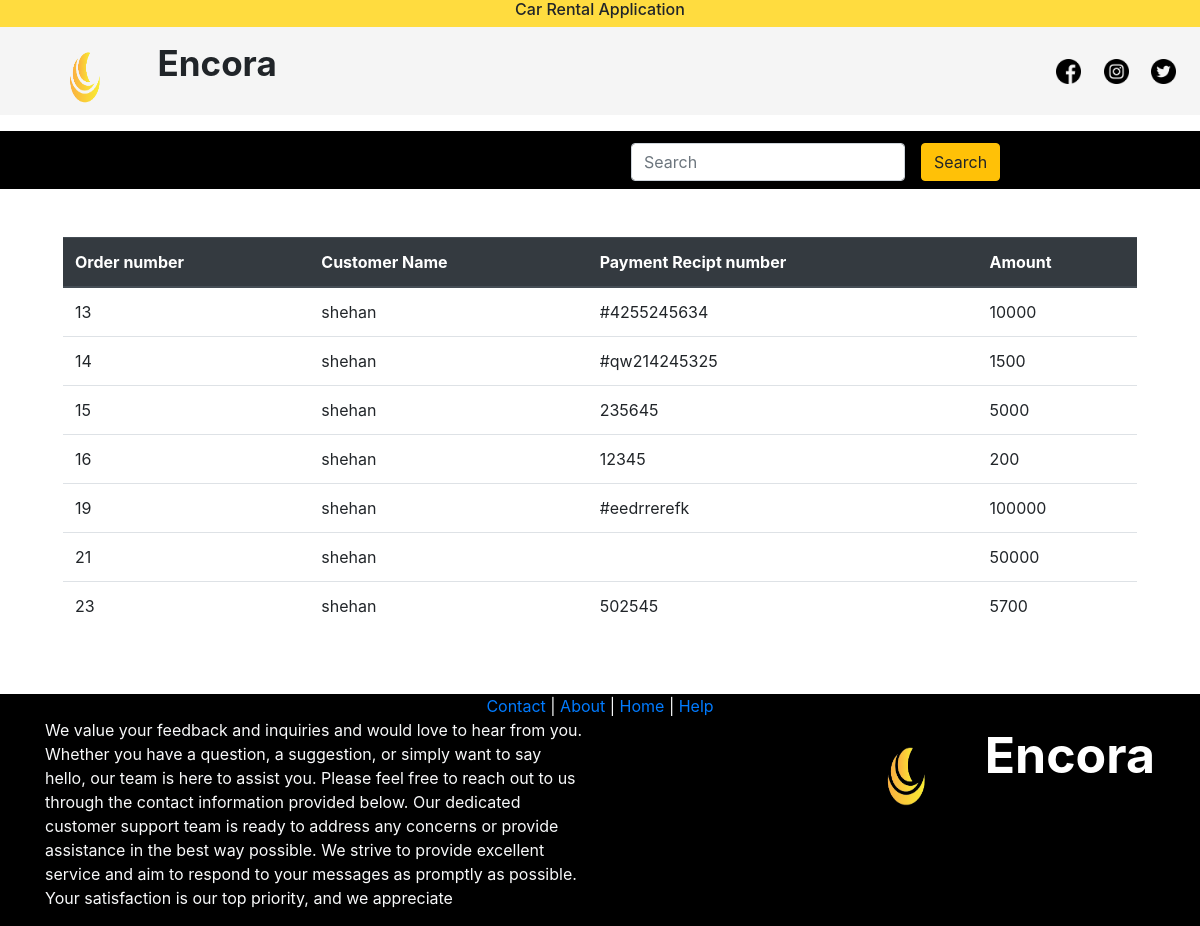
Page /manager/view-payment.php (signed in) on the committed database.
### tables this page shows
CREATE TABLE `booking` (
  `id` int NOT NULL AUTO_INCREMENT,
  `vehicle_id` int NOT NULL,
  `customer_id` int NOT NULL,
  `created_at` datetime DEFAULT NULL,
  `status` int DEFAULT NULL,
  `pickup_date` date DEFAULT NULL,
  `drop_off_date` date DEFAULT NULL,
  `duration_hour` int DEFAULT NULL,
  `current_location` varchar(60) DEFAULT NULL,
  `additional_info` varchar(3000) DEFAULT NULL,
  `payment_recipt_id` varchar(45) DEFAULT NULL,
  `value` double DEFAULT NULL,
  `trip_advisor_id` int DEFAULT NULL,
  PRIMARY KEY (`id`),
  KEY `fk_booking_vehicle1_idx` (`vehicle_id`),
  KEY `fk_booking_customer1_idx` (`customer_id`),
  KEY `fk_trip_advisor_id_idx` (`trip_advisor_id`),
  CONSTRAINT `fk_booking_customer1` FOREIGN KEY (`customer_id`) REFERENCES `customer` (`id`),
  CONSTRAINT `fk_booking_vehicle1` FOREIGN KEY (`vehicle_id`) REFERENCES `vehicle` (`id`),
  CONSTRAINT `fk_trip_advisor_id` FOREIGN KEY (`trip_advisor_id`) REFERENCES `trip_advisor` (`id`)
);

CREATE TABLE `customer` (
  `id` int NOT NULL AUTO_INCREMENT,
  `email` varchar(100) NOT NULL,
  `name` varchar(45) DEFAULT NULL,
  `dob` date DEFAULT NULL,
  `address` varchar(180) DEFAULT NULL,
  `nic_number` varchar(12) DEFAULT NULL,
  `contact_number` varchar(12) DEFAULT NULL,
  `password` varchar(40) NOT NULL,
  `status` int DEFAULT NULL,
  PRIMARY KEY (`id`)
);

### db/database.php (called while the page is built, shortened)
<?php
 class Database{
    private static $connection;
    private static function setupconnection(){
        Database::$connection=new mysqli("localhost","root","","ecr","3306");
    }
    public static function search($q){
        $Resultset=Database::$connection->query($q);
        return $Resultset;
    }
    }
?>

### manager/managerModel.php (called while the page is built, shortened)
<?php
require_once "../db/database.php";
class ManagerModel
{
    function getPayments()
    {
        return Database::search("SELECT booking.id AS bid ,pickup_date,drop_off_date,payment_recipt_id,value,customer.name FROM booking INNER JOIN customer ON booking.customer_id=customer.id WHERE value > 0; ");
    }
}
?>

### manager/view-payment.php (the view, shortened to what this page needs)
<?php
require_once "managerModel.php";
$manageModel = new ManagerModel();
$paymentRs = $manageModel->getPayments();
?>
<!DOCTYPE html>
<html lang="en">
<head>
    <link rel="stylesheet" href="https://stackpath.bootstrapcdn.com/bootstrap/4.5.2/css/bootstrap.min.css">
    <link rel="stylesheet" href="..\public\css\customer.css">
</head>
<body>
    <body>
    <?php require_once "../public/includes/header.php" ?>
        <div class="col-12 mt-5">
            <div class="row">
                <div class="col-12">
                    <div class="row px-5">
                        <div class="col-12">
                            <table class="table " style="over-flow:scroll">
                                <thead class="thead-dark">
                                    <tr>
                                        <th scope="col">Order number</th>
                                        <th scope="col">Customer Name</th>
                                        <th scope="col">Payment Recipt number</th>
                                        <th scope="col">Amount</th>
                                    </tr>
                                </thead>
                                <tbody>
                                    <?php
                                    if ($paymentRs->num_rows > 0) {
                                        $rows = mysqli_fetch_all($paymentRs, MYSQLI_ASSOC);
                                        foreach ($rows as $row) {
                                    ?>
                                            <tr>
                                                <td><?php echo $row["bid"] ?></td>
                                                <td><?php echo $row["name"] ?></td>
                                                <td><?php echo $row["payment_recipt_id"] ?></td>
                                                <td><?php echo $row["value"] ?></td>
                                            </tr>
                                    <?php
                                        }
                                    } else {
                                    }
                                    ?>
                                </tbody>
                            </table>
                        </div>
                    </div>
                </div>
            </div>
        </div>
        <?php require_once "../public/includes/footer.php" ?>
    </body>
    </html>

### rows in the picture
booking: id "13", customer.name "shehan", payment_recipt "#4255245634", value "10000"
booking: id "14", customer.name "shehan", payment_recipt "#qw214245325", value "1500"
booking: id "15", customer.name "shehan", payment_recipt "235645", value "5000"
booking: id "16", customer.name "shehan", payment_recipt "12345", value "200"
booking: id "19", customer.name "shehan", payment_recipt "#eedrrerefk", value "100000"
booking: id "21", customer.name "shehan", value "50000"
booking: id "23", customer.name "shehan", payment_recipt "502545", value "5700"
